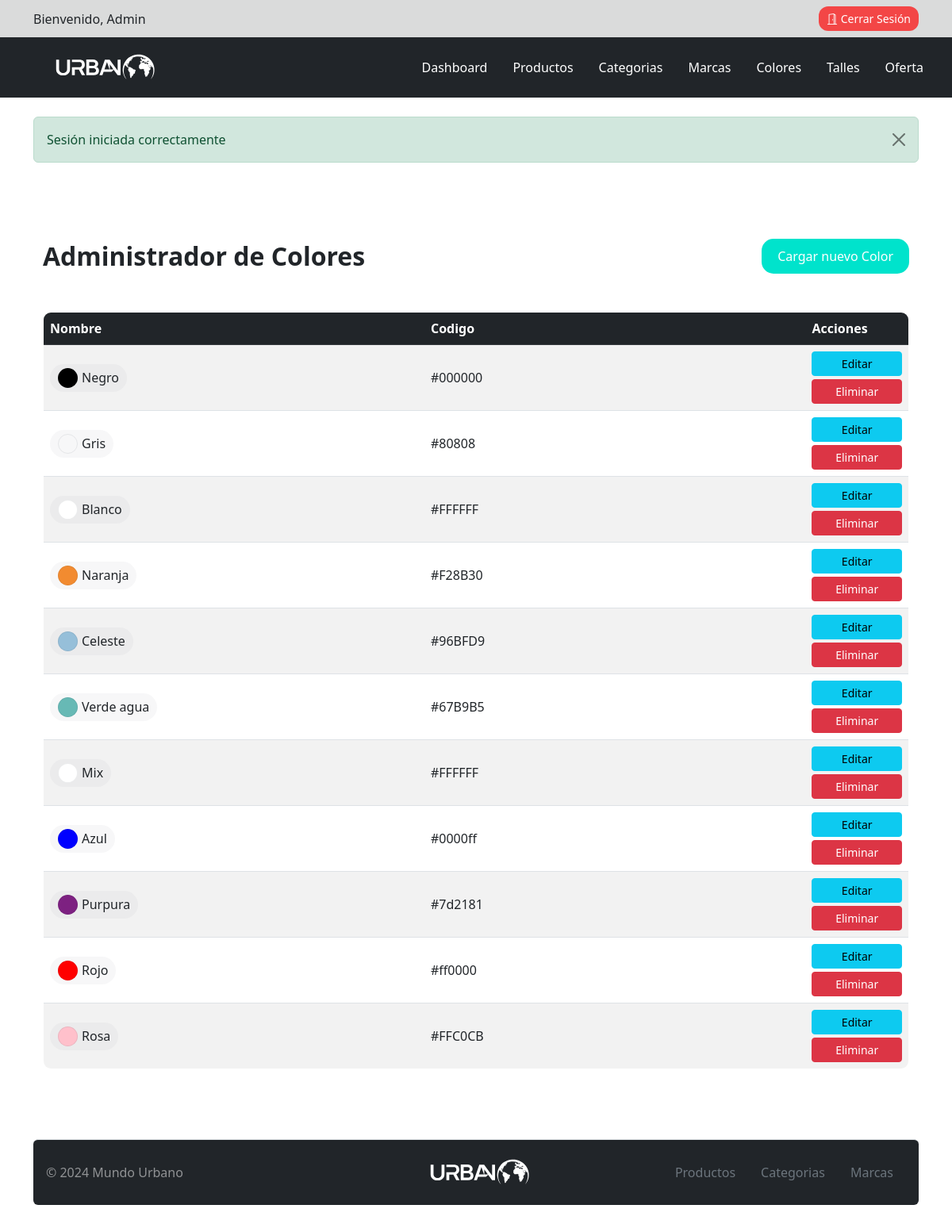
/admin/index.php?link=admin_colores (signed in), run on the app's committed database.
### tables this page shows
CREATE TABLE `colores` (
  `id` int(10) UNSIGNED NOT NULL,
  `color` varchar(256) NOT NULL COMMENT 'Nombre del color',
  `codigo` varchar(7) NOT NULL COMMENT 'Código Hexadecimal del color'
);

### classes/Color.php (called while the page is built, shortened)
<?PHP
class Color {
    private $id;
    private $color;
    private $codigo;
    public static function get_all(): array
    {
    $conexion = Conexion::getConexion();
    $query = "SELECT * FROM colores";
    $PDOStatement = $conexion->prepare($query);
    $PDOStatement->setFetchMode(PDO::FETCH_CLASS, self::class);
    $PDOStatement->execute();
    $colores = $PDOStatement->fetchAll();
    return $colores;
    }
    public function getCodigo()
    {
        return $this->codigo;
    }
    public function getColor()
    {
        return $this->color;
    }
    public function getId()
    {
        return $this->id;
    }
    }

### admin/views/admin_colores.php (the view)
<?php
$colores = Color::get_all();
?>
<div class="container py-5">
    <div class="d-flex justify-content-between align-items-center mb-5">
        <h2 class="fw-bold m-0">Administrador de Colores</h2>
        <a href="index.php?link=add_color" class="btn boton-custom">Cargar nuevo Color</a>
    </div>
<div class="table-responsive">
    <table class="table table-striped table-hover align-middle table-custom">
        <thead class="table-dark">
            <tr>
                <th scope="col" width="25%">Nombre</th>
                <th scope="col" width="25%">Codigo</th>
                <th scope="col" width="5%">Acciones</th>
            </tr>
        </thead>
        <tbody>
            <?php foreach ($colores as $C): ?>
                <tr>
                    <td><span class="badge-personalizado d-flex align-items-center"><span class="bola" style="background-color: <?= $C->getCodigo() ?>;"></span><?= $C->getColor() ?></span></td>
                    <td><?= $C->getCodigo() ?></td>
                    <td>
                        <div class="d-flex flex-column gap-1">
                            <a href="index.php?link=edit_color&id=<?= $C->getId() ?>" class="btn btn-sm btn-info">Editar</a>
                            <a href="index.php?link=delete_color&id=<?= $C->getId() ?>" class="btn btn-sm btn-danger">Eliminar</a>
                        </div>
                    </td>
                </tr>
            <?php endforeach; ?>
        </tbody>
    </table>
</div>
</div>

### css/styles.css (style rules this page uses)
.boton-custom { background-color: #00E3CC; color: #fff; border: none; padding: 10px 20px; font-size: 16px; border-radius: 15px; transition: background-color 0.3s ease; }
.badge-personalizado { display: flex; justify-content: center; align-items: center; background-color: #6c757d0e; width: fit-content; padding: 5px 10px 5px 10px; border-radius: 20px; gap: 5px; }
.bola { display: inline-block; width: 25px; height: 25px; border-radius: 100%; vertical-align: middle; border: #343a4017 0.5px solid; }
.table-custom { border-radius: 10px; overflow: hidden; border: 1px solid #dee2e6; }

### data on the page
colores: color "Negro", codigo "#000000"
colores: color "Gris", codigo "#80808"
colores: color "Blanco", codigo "#FFFFFF"
colores: color "Naranja", codigo "#F28B30"
colores: color "Celeste", codigo "#96BFD9"
colores: color "Verde agua", codigo "#67B9B5"
colores: color "Mix", codigo "#FFFFFF"
colores: color "Azul", codigo "#0000ff"
colores: color "Purpura", codigo "#7d2181"
colores: color "Rojo", codigo "#ff0000"
colores: color "Rosa", codigo "#FFC0CB"

### other printed values
$userData['nombre'] "Admin"
